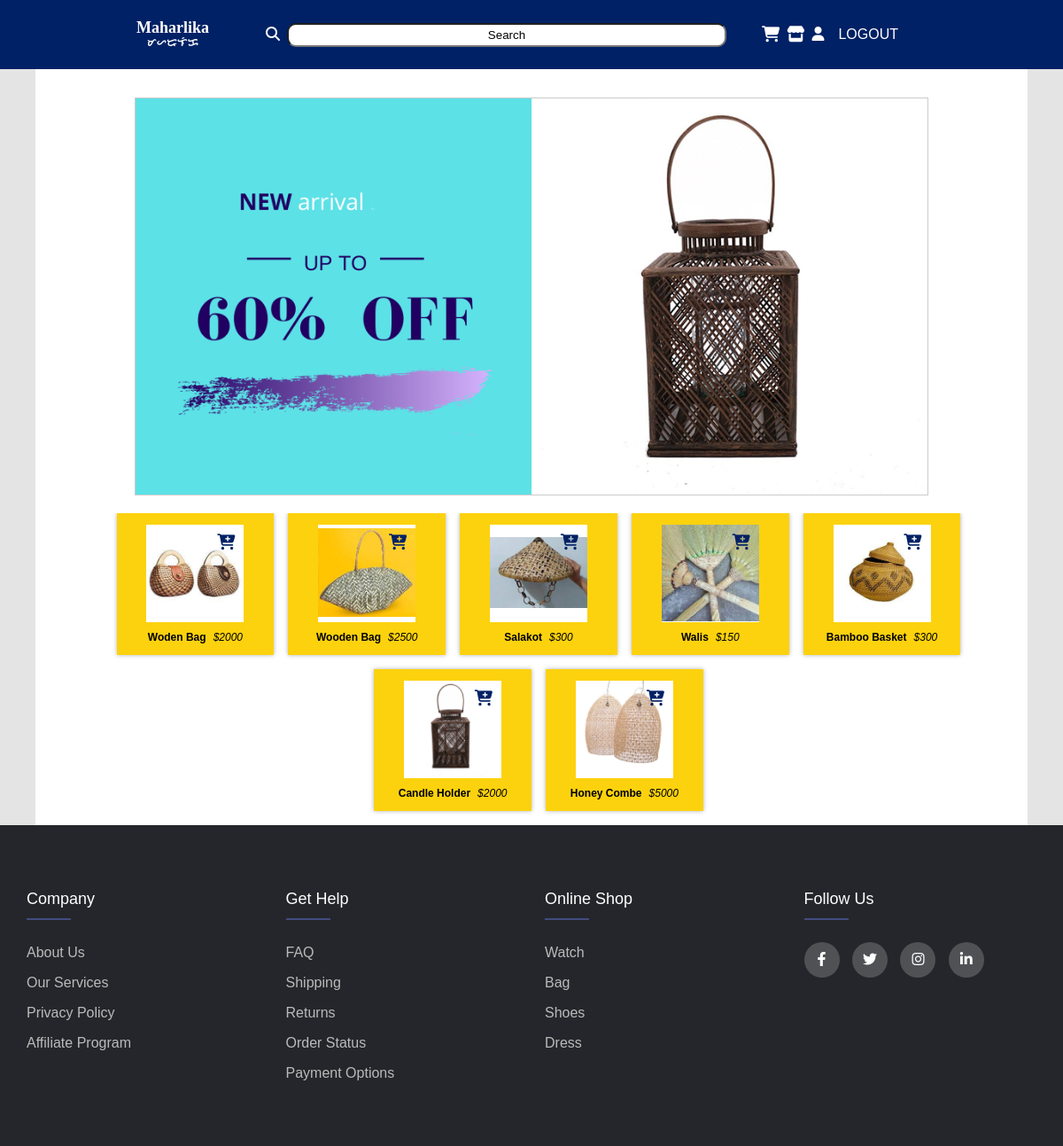
Screenshot of /index1.php with the database file from the repository.
### tables this page shows
CREATE TABLE `products_tbl` (
  `productID` int(11) NOT NULL,
  `productCat` varchar(255) NOT NULL,
  `productName` varchar(255) NOT NULL,
  `productDes` varchar(255) NOT NULL,
  `productPrice` int(11) NOT NULL,
  `productQty` int(11) NOT NULL,
  `productImg` varchar(255) NOT NULL,
  `userID` int(11) NOT NULL
);

### index1.php (the view, shortened to what this page needs)
<?php
include_once("config.php")
?>
<!DOCTYPE html>
<html>
<head>
  <link rel="stylesheet" href="font-awesome/css/all.min.css">
</head>
<body>
  <header>
    <div class="title">
        <a href="#"><h2>Maharlika</h2><p>Maharlika</p></a>
    </div>
    <div class="search-bar">
        <div class="search-icon">
        <i class="fas fa-search"></i>
        </div>
        <input class="search" type="text" value="Search">
        <a href="addcart.php" class="fafa-icon"><i class="fas fa-shopping-cart"></i></a>
        <a href="shop.php" class="fafa-icon"><i class="fas fa-store"></i></a>
        <a href="profile.php" class="profile-icon"><i class="fas fa-user"></i></a>
        <span class="profile-icon logout-button"><a href="logout.php">LOGOUT</a></span>
    </div>
    </header>
    <main>
      <div class="carousel">
        <div class="carousel-inner">
          <div class="carousel-item">
            <img src="css/imgs/Img1.png" alt="Slider 1">
          </div>
        </div>
      </div>
      <div class="product-container">
        <div class="product-wrapper">
          <?php
          $viewQuery = $pdo->prepare("SELECT * FROM products_tbl ORDER BY productID DESC");
          $viewQuery->execute();
          if ($viewQuery->rowCount() > 0) {
            $counter = 0;
            while ($rows = $viewQuery->fetch()) {
              $productId = $rows['productID'];
              $productName = $rows['productName'];
              $productPrice = $rows['productPrice'];
              $productImage = $rows['productImg'];
              echo '
              <a href="product_details.php?pid=' . $productId . '">
                <div class="product-card">
                  <div class="image-container">
                    <img src="img/ProdImg/' . $productImage . '" alt="' . $productName . '" class="product-image">
                    <a href="cart.php?pid=' . $productId . '" class="button" onclick="return confirm(\'Are you sure you want to add this item?\');" name="AddCart">
                      <i class="fas fa-cart-plus add-to-cart"></i>
                    </a>
                  </div>
                  <div class="product-details">
                    <p class="product-name">' . $productName . '</p>
                    <p class="product-price">$' . $productPrice . '</p>
                  </div>
                </div>
              </a>';
              $counter++;
              if ($counter == 6) {
                echo '<br>';
                $counter = 0;
              }
            }
          } else {
            echo "No products found.";
          }
          ?>
        </div>
      </div>
    </main>
        <footer class="footer">
            <div class="container">
                <div class="row">
                    <div class="footer-col">
                        <h4>company</h4>
                        <ul>
                            <li><a href="#">about us</a></li>
                            <li><a href="#">our services</a></li>
                            <li><a href="#">privacy policy</a></li>
                            <li><a href="#">affiliate program</a></li>
                        </ul>
                    </div>
                    <div class="footer-col">
                        <h4>get help</h4>
                        <ul>
                            <li><a href="#">FAQ</a></li>
                            <li><a href="#">shipping</a></li>
                            <li><a href="#">returns</a></li>
                            <li><a href="#">order status</a></li>
                            <li><a href="#">payment options</a></li>
                        </ul>
                    </div>
                    <div class="footer-col">
                        <h4>online shop</h4>
                        <ul>
                            <li><a href="#">watch</a></li>
                            <li><a href="#">bag</a></li>
                            <li><a href="#">shoes</a></li>
                            <li><a href="#">dress</a></li>
                        </ul>
                    </div>
                    <div class="footer-col">
                        <h4>follow us</h4>
                        <div class="social-links">
                            <a href="#"><i class="fab fa-facebook-f"></i></a>
                            <a href="#"><i class="fab fa-twitter"></i></a>
                            <a href="#"><i class="fab fa-instagram"></i></a>
                            <a href="#"><i class="fab fa-linkedin-in"></i></a>
                        </div>
                    </div>
                </div>
            </div>
        </footer>
</body>
</html>

### index1.php (style rules this page uses)
:root { --main-color: #002165; --secondary-color: #BD0B3B; --white-color: #FFFFFF; --gray-color: #E4E4E4; --tertiary-color: #FCD20E; --hyperlink-color: #1592E6; }
* { box-sizing: border-box; margin: 0; padding: 0; }
body { background-color: var(--gray-color); }
header { padding: 0.2rem; background-color: var(--main-color); color: var(--white-color); text-align: center; display: flex; align-items: center; justify-content: center; }
header .title a { text-decoration: none; font-size: 12px; color: var(--white-color); margin: 0 1rem; }
header .title { margin-right: 2rem; }
header .title h2 { display: block; font-family: 'KkDimple'; }
header .title p { display: block; font-family: 'Baybayinfont'; }
.fafa-icon { margin-left: 0.5rem; color: var(--white-color); }
.fafa-icon i { font-size: 18px; }
.search-bar { display: flex; align-items: center; }
.search-bar { align-content: center; display: flex; align-items: center; justify-content: center; padding: 0 2rem; }
.search-icon { margin-right: 0.5rem; }
.search { border-radius: 10px; height: 27px; width: 496px; text-align: center; margin-right: 2rem; }
.profile-icon { margin-left: 0.5rem; color: var(--white-color); }
main { background-color: var(--white-color); width: 1120px; margin: auto; padding-top: 2rem; text-align: center; }
.carousel { width: 80%; margin: 0 auto; border: 1px solid #ccc; overflow: hidden; position: relative; }
.carousel-inner { display: flex; transition: transform 0.5s; }
.carousel-item { flex: 0 0 100%; display: flex; align-items: center; justify-content: center; }
.carousel-item img { width: auto; height: auto; max-width: 100%; max-height: 100%; }
.product-container { display: flex; justify-content: center; margin-top: 20px; max-width: 100%; overflow-x: scroll; }
.product-card { width: calc(100% / 6); height: 160px; background-color: var(--tertiary-color); padding: 10px; box-shadow: 0 0 5px rgba(0, 0, 0, 0.3); display: flex; flex-direction: column; align-items: center; justify-content: center; text-align: center; font-family: "Poppins", sans-serif; font-size: 12px; margin-left: 1rem; margin-bottom: 1rem; }
.product-card .image-container { position: relative; width: 110px; height: 110px; background-color: var(--white-color); display: flex; align-items: center; justify-content: center; overflow: hidden; }
.product-card .product-image { width: 100%; height: 100%; object-fit: cover; }
.product-card .add-to-cart { position: absolute; top: 10px; right: 10px; color: var(--white-color); font-size: 24px; }
.product-card .product-details { display: flex; justify-content: space-between; align-items: center; margin-top: 10px; }
.product-card .product-name { font-weight: bold; text-align: left; flex-grow: 1; }
.product-card .product-price { font-style: italic; text-align: right; margin-left: 0.5rem; }
.product-card .add-to-cart { position: absolute; top: 10px; right: 10px; color: var(--main-color); font-size: 18px; }
.product-wrapper { display: flex; flex-wrap: wrap; justify-content: center; }
footer { line-height: 1.5; font-family: 'Poppins', sans-serif; }
.container { max-width: 1170px; margin:auto; }
.row { display: flex; flex-wrap: wrap; }
ul { list-style: none; }
.footer { background-color: #24262b; padding: 70px 0; }
.footer-col { width: 25%; padding: 0 15px; }
.footer-col h4 { font-size: 18px; color: #ffffff; text-transform: capitalize; margin-bottom: 35px; font-weight: 500; position: relative; }
.footer-col h4::before { content: ''; position: absolute; left:0; bottom: -10px; background-color: #424C80; height: 2px; box-sizing: border-box; width: 50px; }
.footer-col ul li:not(:last-child) { margin-bottom: 10px; }
.footer-col ul li a { font-size: 16px; text-transform: capitalize; color: #ffffff; text-decoration: none; font-weight: 300; color: #bbbbbb; display: block; transition: all 0.3s ease; }
.footer-col .social-links a { display: inline-block; height: 40px; width: 40px; background-color: rgba(255,255,255,0.2); margin:0 10px 10px 0; text-align: center; line-height: 40px; border-radius: 50%; color: #ffffff; transition: all 0.5s ease; }
.logout-button { margin-left: 1rem; font-family: 'Poppins', sans-serif; font-size: 16px; color: var(--white-color); }
.logout-button a { text-decoration: none; color: inherit; }

### rows the page displays
products_tbl: productImg (picture), productName "Woden Bag", productPrice "2000"
products_tbl: productImg (picture), productName "Wooden Bag", productPrice "2500"
products_tbl: productImg (picture), productName "Salakot", productPrice "300"
products_tbl: productImg (picture), productName "Walis", productPrice "150"
products_tbl: productImg (picture), productName "Bamboo Basket", productPrice "300"
products_tbl: productImg (picture), productName "Candle Holder", productPrice "2000"
products_tbl: productImg (picture), productName "Honey Combe", productPrice "5000"
